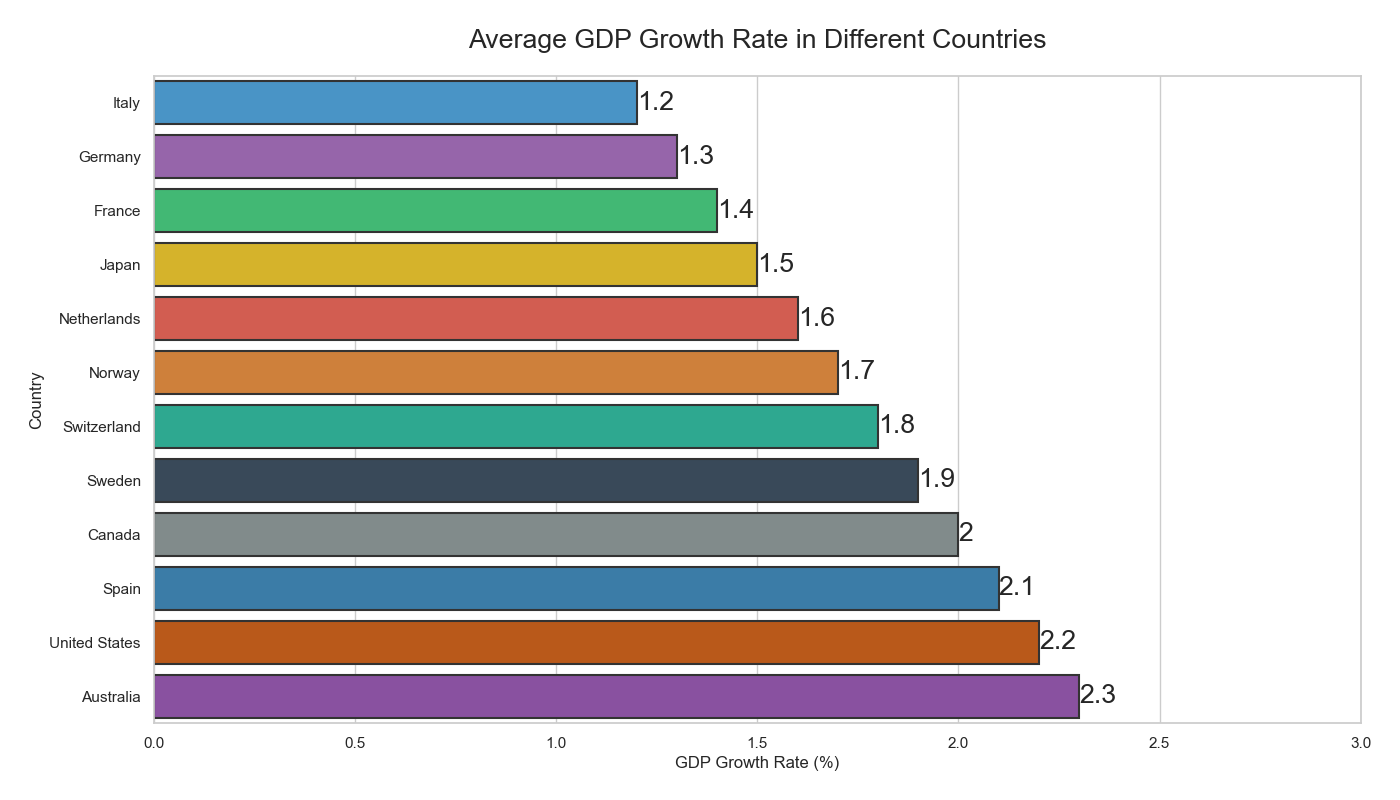

Reproduce this figure in Python.

import seaborn as sns
import pandas as pd
import matplotlib.pyplot as plt

data = {
    'Country': ['Japan', 'Switzerland', 'Spain', 'Italy', 'Australia', 'Sweden', 
                'Canada', 'Norway', 'Netherlands', 'France', 'Germany', 'United States'],
    'GDP_Growth_Rate_Percentage': [1.5, 1.8, 2.1, 1.2, 2.3, 1.9, 2.0, 1.7, 1.6, 1.4, 1.3, 2.2]
}

df = pd.DataFrame(data)
df = df.sort_values('GDP_Growth_Rate_Percentage')

f, ax = plt.subplots(figsize=(14, 8))

sns.barplot(
    y="Country", 
    x="GDP_Growth_Rate_Percentage", 
    data=df,
    palette=['#3498db', '#9b59b6', '#2ecc71', '#f1c40f', '#e74c3c', '#e67e22', 
             '#1abc9c', '#34495e', '#7f8c8d', '#2980b9', '#d35400', '#8e44ad'],
    edgecolor=".2",
    linewidth=1.5
)

sns.set_context("poster", font_scale=0.8)
ax.bar_label(ax.containers[0], label_type='edge')

ax.set_xlim(0, 3)
ax.set_xlabel('GDP Growth Rate (%)')
ax.set_ylabel('Country')
ax.set_title('Average GDP Growth Rate in Different Countries', pad=20)

plt.tight_layout()
plt.show()
